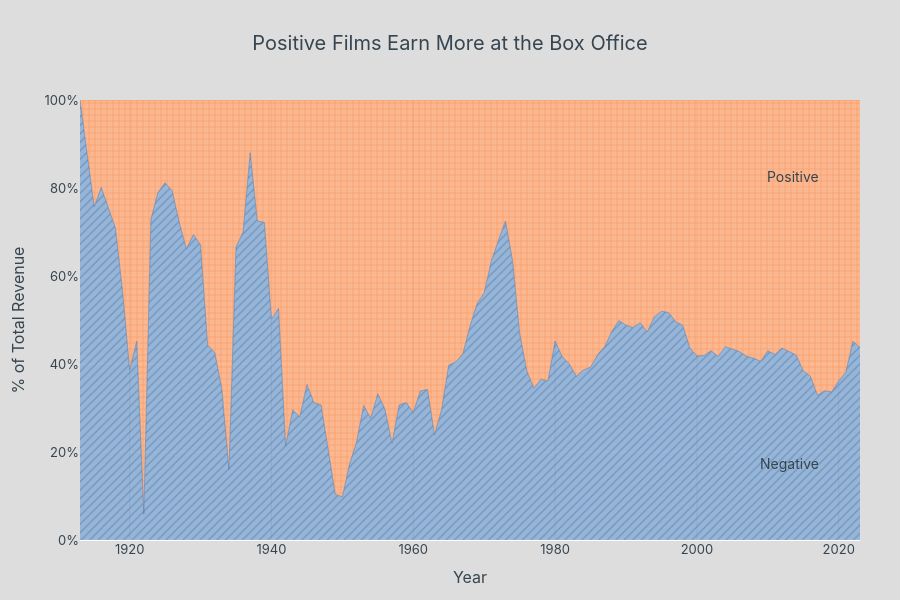

The notebook cell this image was saved under:
### Code cell
def make_area_chart(df, sentiments=['positive', 'negative'], title='Positive Films Earn More at the Box Office'):
    data = (df.groupby(['year', 'sentiment_category'])['revenue']
              .sum()
              .unstack(fill_value=0)
              .reindex(columns=sentiments, fill_value=0))
    smoothed = data.rolling(5, min_periods=1, center=True).mean()
    stack_order = ['negative', 'positive']
    patterns = {'positive': '+', 'negative': '/'}
    fig = go.Figure()
    for s in stack_order:
        if s not in sentiments:
            continue
        fig.add_trace(go.Scatter(
            x=smoothed.index, y=smoothed[s],
            name=s.capitalize(),
            hoverinfo='x+y',
            mode='lines',
            line=dict(width=0.5, color=COLORS[s]),
            fillpattern=dict(
                shape=patterns[s],
                fgcolor=COLORS[s],
                fillmode='overlay',
                size=6,
                solidity=0.2,
            ),
            stackgroup='one',
            groupnorm='percent',
        ))

    fig.update_layout(title=dict(text=title, x=0.5, font=dict(size=20, color=COLORS['text'])),
                      **layout_base, height=600)
    fig.add_annotation(text='Positive', xref='paper', yref='paper',
                        x=0.95, y=0.85, showarrow=False,
                        font=dict(size=14, color=COLORS['text']))
    fig.add_annotation(text='Negative', xref='paper', yref='paper',
                        x=0.95, y=0.15, showarrow=False,
                        font=dict(size=14, color=COLORS['text']))

    fig.update_xaxes(title='Year', showgrid=True, gridcolor=COLORS['grid'], zeroline=False)
    fig.update_yaxes(title='% of Total Revenue', range=[0, 100], ticksuffix='%')
    return fig
fig = make_area_chart(movies_df)
fig.show()
